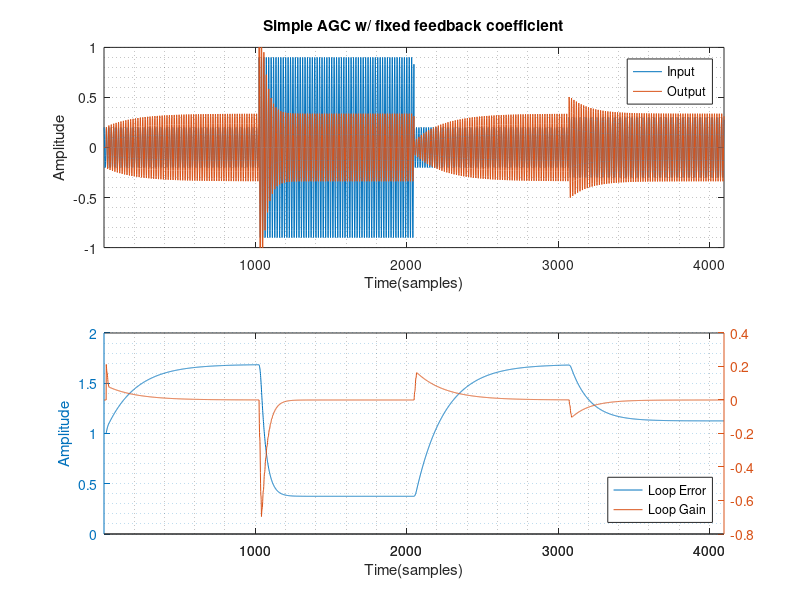

Reproduce this figure in MATLAB.
% This file is protected by Copyright. Please refer to the COPYRIGHT file
% distributed with this source distribution.
%
% This file is part of OpenCPI <http://www.opencpi.org>
%
% OpenCPI is free software: you can redistribute it and/or modify it under the
% terms of the GNU Lesser General Public License as published by the Free
% Software Foundation, either version 3 of the License, or (at your option) any
% later version.
%
% OpenCPI is distributed in the hope that it will be useful, but WITHOUT ANY
% WARRANTY; without even the implied warranty of MERCHANTABILITY or FITNESS FOR
% A PARTICULAR PURPOSE. See the GNU Lesser General Public License for more
% details.
%
% You should have received a copy of the GNU Lesser General Public License along
% with this program. If not, see <http://www.gnu.org/licenses/>.

% A model of a simple AGC

% === stimulated input signal ===
fileName = 'agc_tb_in';
B  = 16;        % data bit width
Fs = 16;        % sampling freq, num of samples
D  = 0.3;        % desired output, % peak
Fn = 1/Fs;      % Normalized Frequency, Fn = F/Fs
Ns = 1024;      % Number of samples
maxint = 2^(B-1)-1; % signed integer full scale
printf ("Data width:\t\t%d bits\n", B);
printf ("Sample Rate:\t\t%d samples\n", Fs);

% == DC steps
%{
Navg = Fs;                  % MA buffer length
Ref  = (D*maxint/sqrt(2));  % desired output
x1 = 0.2*maxint*ones(1,Ns);
x2 = 0.9*maxint*ones(1,Ns);
x3 = 0.2*maxint*ones(1,Ns);.

x  = horzcat(x1,x2,x3);
%}

% == slow varying DC signal
%{
Fs = 1024;
Fn = 1/Fs;
Navg = 16;                  % detector buffer length
Ref  = (D*maxint/sqrt(2));  % desired output
t = (0:Ns-1);
x = Ref+0.1*maxint*sin(2*pi*Fn*t);
%}

% == AM sinusoidal signal
Navg = Fs;                  % detector buffer length
Ref  = (D*maxint/sqrt(2));  % desired output in rms
t1 = (0:Ns-1);
x1 = 0.2*maxint*cos(2*pi*Fn*t1);
t2 = (Ns:2*Ns-1);
x2 = 0.9*maxint*cos(2*pi*Fn*t2);
t3 = (2*Ns:3*Ns-1);
x3 = 0.2*maxint*cos(2*pi*Fn*t3);
t4 = (3*Ns:4*Ns-1);
x4 = 0.3*maxint*cos(2*pi*Fn*t4);
t  = horzcat(t1,t2,t3,t4);
x  = horzcat(x1,x2,x3,x4);
%}
printf ("MA Length, Navg:\t%d samples\n", Navg);
printf ("Desired Output Ref: \t0x%X \t%d%% max\n", Ref, D*100);

% == setting feedback coefficient
S    = 2*Navg*(maxint-Ref);
Mu   = 1/S;                 % ideally should be <= this number
Mu_s = Mu*2^(2*B);
printf ("Scale Factor Mu: \t0x%X \t%e\n", Mu_s, Mu);
if (Mu_s > maxint)          % check for overflow
  printf ("Scale Factor Mu 0x%x is too large !!!\n", Mu_s);
endif

% == save the generated signal for VHDL simulation
range = 2^B;
xint = round(x);
nibs = ceil(B/4);
z = (xint >= 0).*xint + (xint < 0).*(xint + range); % convert to unsigned
fmt = strcat('%0',num2str(nibs),'X\n');  % save as signed hex numbers
fid = fopen(strcat(fileName,'.txt'),'w'); % write out to a text file
fprintf(fid,fmt,z);
fclose(fid);
fid = fopen(strcat(fileName,'.bin'),'wb'); % write out to a binary file
fwrite(fid,xint,'int16');
fclose(fid);


% ========= AGC ==========
N       = length(x);     % number of samples in simulation
det_buf = zeros(1,Navg); % buffer to measure output signal

% initial values
gain = ones (1,N);  % loop gain
err  = zeros(1,N);  % loop error
ydet = zeros(1,N);  % output detected
y    = zeros(1,N);  % output

for i = Navg:N % lagging by Navg samples
  % detecting output level
  det_buf(1:Navg) = y((i-Navg+1):i); % buffering
  ydet(i) = sum(abs(det_buf))/Navg;

  % compare to reference
  err(i) = (Ref - ydet(i));

  % correct the gain to VGA
  gain(i) = gain(i-1) + err(i)*Mu;
  if abs(gain(i)) > maxint % limit to max
    gain(i) = (gain(i)>=maxint).*maxint + (gain(i)< maxint).*(-maxint);
  endif

  % VGA, variable gain amplifier
  y(i+1) = gain(i) * x(i);
endfor

% ========================
% plots
figure(1);
n = 1:1:N;
subplot(2,1,1);
plot (n,x/maxint, n,y(2:end)/maxint);
%axis([1 N]);
axis([1 N -1 1]);
grid minor;
title('Simple AGC w/ fixed feedback coefficient');
xlabel('Time(samples)'); ylabel('Amplitude');
legend('Input','Output');

subplot(2,1,2);
plotyy(n,gain(1:N),n,err/maxint);
axis([1 N]);
%axis([1 N -100 100]);
grid minor;
xlabel('Time(samples)'); ylabel('Amplitude');
legend('Loop Error','Loop Gain',"location","southeast");

